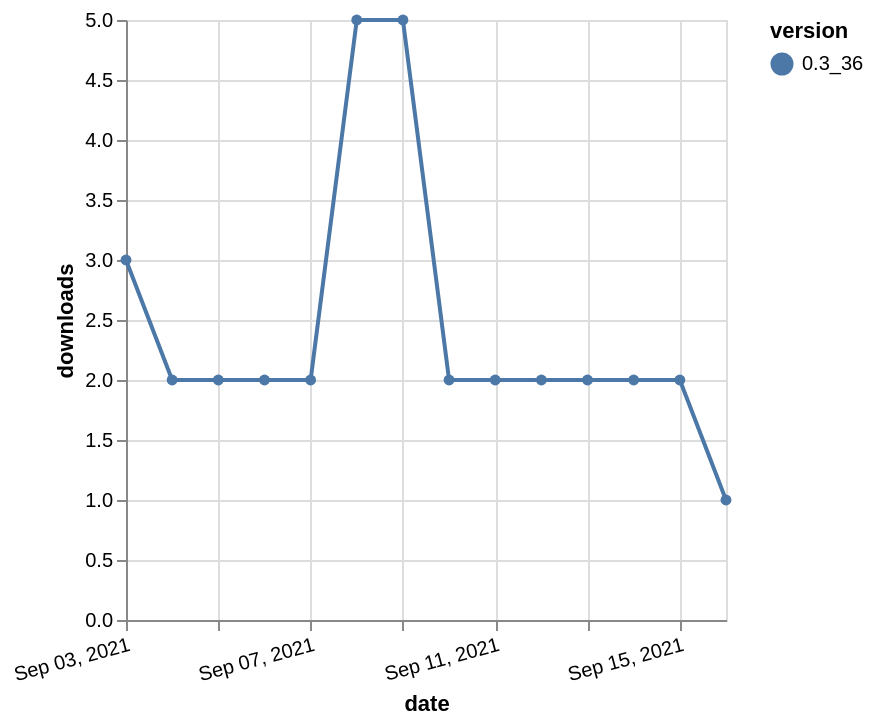

The specification (Vega-Lite) saved for this image:
### Vega-Lite specification from a JSON file in a GitHub repository (floating-point values rounded to 4 significant figures)
{"$schema": "https://vega.github.io/schema/vega-lite/v5.json", "description": "A simple bar chart with embedded data.", "data": {"values": [{"date": "2021-09-03", "total": 4341, "delta": 3, "version": "0.3_36"}, {"date": "2021-09-04", "total": 4343, "delta": 2, "version": "0.3_36"}, {"date": "2021-09-05", "total": 4345, "delta": 2, "version": "0.3_36"}, {"date": "2021-09-06", "total": 4347, "delta": 2, "version": "0.3_36"}, {"date": "2021-09-07", "total": 4349, "delta": 2, "version": "0.3_36"}, {"date": "2021-09-08", "total": 4354, "delta": 5, "version": "0.3_36"}, {"date": "2021-09-09", "total": 4359, "delta": 5, "version": "0.3_36"}, {"date": "2021-09-10", "total": 4361, "delta": 2, "version": "0.3_36"}, {"date": "2021-09-11", "total": 4363, "delta": 2, "version": "0.3_36"}, {"date": "2021-09-12", "total": 4365, "delta": 2, "version": "0.3_36"}, {"date": "2021-09-13", "total": 4367, "delta": 2, "version": "0.3_36"}, {"date": "2021-09-14", "total": 4369, "delta": 2, "version": "0.3_36"}, {"date": "2021-09-15", "total": 4371, "delta": 2, "version": "0.3_36"}, {"date": "2021-09-16", "total": 4372, "delta": 1, "version": "0.3_36"}]}, "width": "container", "mark": {"type": "line", "point": {"filled": true}}, "encoding": {"x": {"field": "date", "type": "temporal", "timeUnit": "yearmonthdate", "title": "date", "axis": {"labelAngle": -15}}, "y": {"field": "delta", "type": "quantitative", "title": "downloads"}, "color": {"field": "version", "type": "nominal"}, "tooltip": {"field": "delta"}}}
